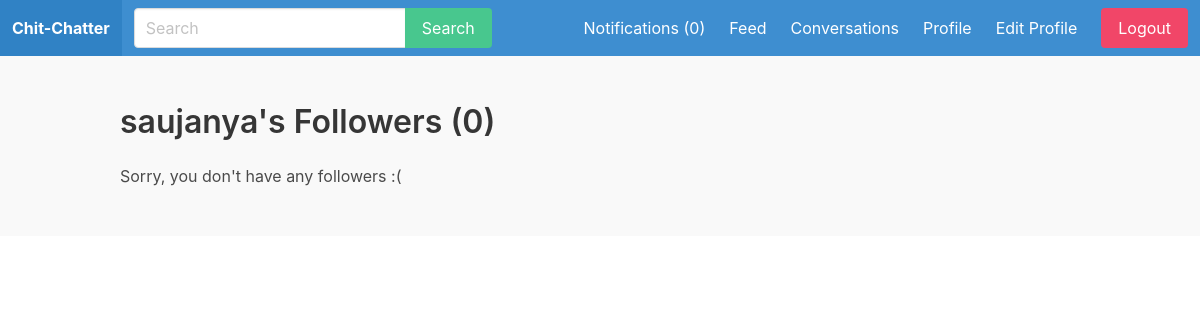
The page /profile/saujanya/followers/ (signed in) on the database as committed earlier.
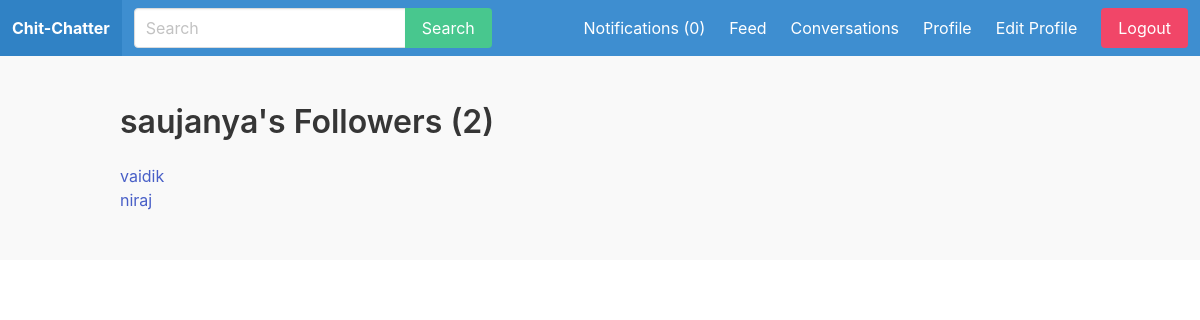
The same page on the database as committed later.
### apps/user_profile/models.py (models this page shows, shortened)
class UserProfile(models.Model):
  user = models.OneToOneField(User, on_delete=models.CASCADE)
  follows = models.ManyToManyField('self', related_name='followed_by', symmetrical=False)  # if A follows B, B should not automatically follow back A
  avatar = models.ImageField(upload_to='uploads/', null=False, blank=False, default='uploads/default.jpg')

### apps/user_profile/views.py (the view)
# urls.py: path('profile/<str:username>/followers/', followers, name='followers'),
def followers(request, username):
  user = get_object_or_404(User, username=username)
  return render(request, 'user_profile/followers.html', {'user': user})

### apps/notification/context_processors.py (called while the page is built)
def notifications(request):
  if request.user.is_authenticated:
    return {'notifications': request.user.notifications.filter(is_read=False)}
  else:
    return {'notifications': []}

### apps/user_profile/templates/user_profile/followers.html
{% extends 'core/base.html' %}
{% load humanize %}
  {% block content %}
    <div class="container">
      <div class="columns">
        <div class="column is-12">
          <h1 class="title">
            {{ user.username }}'s Followers ({{ user.user_profile.followed_by.count }})
          </h1>
        </div>
      </div>
      <div class="columns">
        <div class="column is-8">
          {% for follower in user.user_profile.followed_by.all %}
            <p class="name">
              <a href="{% url 'user_profile' follower.user.username %}">
                {{ follower.user.username }}
              </a>
            </p>
          {% empty %}
            {% if request.user == user %}
              <p>
                Sorry, you don't have any followers :(
              </p>
            {% else %}
              <p>
                {{ user.username }} has no followers!
              </p>
            {% endif %}
          {% endfor %}
        </div>
      </div>
    </div>
  {% endblock %}

Rows that differ between the two databases and show on the page:
added UserProfile: user.username "vaidik"
added UserProfile: user.username "niraj"
Other text that changed with them:
{{ user.user_profile.followed_by.count }}: "0" → "2"
text no longer shown: "Sorry, you don't have any followers :("
